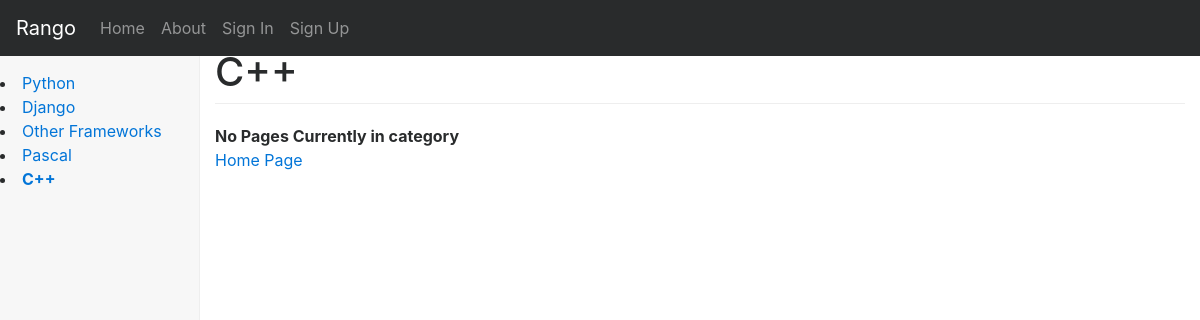
The page /rango/category/c/ on the database as committed earlier.
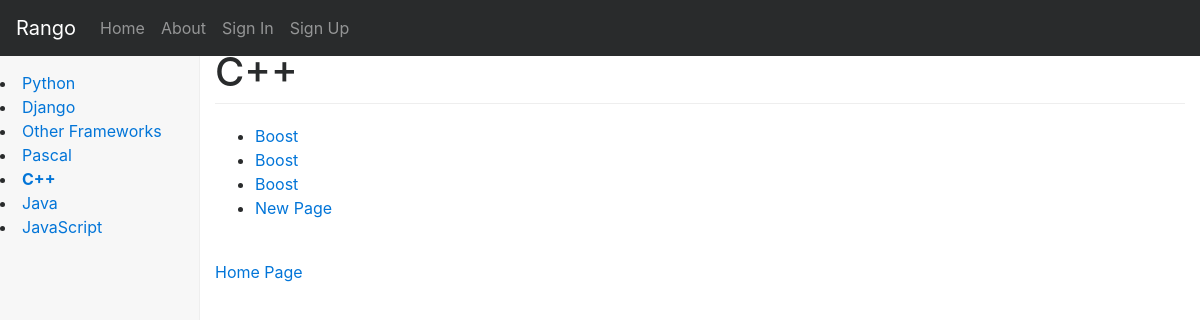
The same page on the database as committed later.
### rango/models.py (models this page shows, shortened)
class Category(models.Model):
    name = models.CharField(max_length=128, unique=True)
    views = models.IntegerField(default=0)
    likes = models.IntegerField(default=0)
    slug = models.SlugField(blank=True, unique=True)
    class Meta:
        verbose_name_plural = 'Categories'

class Page(models.Model):
    category = models.ForeignKey(Category)
    title = models.CharField(max_length=128)
    url = models.URLField()
    views = models.IntegerField(default=0)

### rango/views.py (the view)
# urls.py: url(r'^category/(?P<category_name_slug>[\w\-]+)/$', views.show_category, name='show_category'),
def show_category(request, category_name_slug):
    context_dict = {}
    try:
        category = Category.objects.get(slug=category_name_slug)
        pages = Page.objects.filter(category=category)
        context_dict['pages'] = pages
        context_dict['category'] = category
    except Category.DoesNotExist:
        context_dict['pages'] = None
        context_dict['category'] = None
    return render(request, 'rango/category.html', context_dict)

### rango/templatetags/rango_template_tags.py (called while the page is built)
@register.inclusion_tag('rango/cats.html')
def get_category_list(cat=None):
    return {'cats': Category.objects.all(),
            'act_cat':cat}

### templates/rango/category.html (shortened to what this page needs)
{% extends 'rango/base_bootstrap.html' %}
{% load staticfiles %}
{% block body_block %}
        {% if category %}
            <h1>{{ category.name }}</h1>
            {% if pages %}
                <ul>
                    {% for page in pages %}
                        <li><a href="{{ page.url }}">{{ page.title }}</a> </li>
                    {% endfor %}
                </ul>
            {% else %}
                <strong>No Pages Currently in category</strong>
            {% endif %}
            <br/>
            {% if user.is_authenticated %}
                <a href="{% url 'rango:add_page' category.slug %}">Add Page</a>
            {% else %}
                <a href="{% url 'rango:index' %}">Home Page</a>
            {% endif %}
        {% else %}
            The specified category does not exist!
        {% endif %}
{% endblock %}

### templates/rango/base_bootstrap.html (shortened to what this page needs)
<!DOCTYPE html>
{% load staticfiles %}
{% load rango_template_tags %}
<html lang="en">
<head>
    <link rel="stylesheet" type="text/css" href="/static/style/bootstrap.min.css">
    <link rel="stylesheet" type="text/css" href="/static/style/dashboard.css">
</head>
<body>
    <nav class="navbar navbar-toggleable-md navbar-inverse fixed-top bg-inverse">
        <a class="navbar-brand" href="{% url 'rango:index' %}">Rango</a>
        <div class="collapse navbar-collapse" id="navbarsExampleDefault">
            <ul class="navbar-nav mr-auto">
                <li class="nav-item">
                    <a class="nav-link" href="{% url 'rango:index' %}">Home</a></li>
                <li class="nav-item">
                    <a class="nav-link" href="{% url 'rango:about' %}">About</a></li>
                {% if user.is_authenticated %}
                    <li class="nav-item">
                        <a class="nav-link" href="{% url 'rango:add_category' %}">Add New Category</a>
                    </li>
                    <li class="nav-item">
                        <a class="nav-link" href="{% url 'auth_logout' %}">Logout</a>
                    </li>
                    <li class="nav-item">
                        <a class="nav-link" href="{% url 'auth_password_change' %}">Change Password</a>
                    </li>
                {% else %}
                    <li class="nav-item">
                        <a class="nav-link" href="{% url 'auth_login' %}">Sign In</a>
                    </li>
                    <li class="nav-item">
                        <a class="nav-link" href="{% url 'registration_register' %}">Sign Up</a>
                    </li>
                {% endif %}
            </ul>
        </div>
    </nav>
    <div class="container-fluid">
        <div class="row">
            <div class="col-sm-3 col-md-2 hidden-xs-down bg-faded sidebar">
                {% block sidebar_block %}
                    {% get_category_list category %}
                {% endblock %}
            </div>
            <div class="col-sm-9 col-sm-offset-sm-3 col-md-10 offset-md-2 main">
                {% block body_block %}
                {% endblock %}
            </div>
        </div>
    </div>
    </body>
</html>

### templates/rango/cats.html
{% for c in cats %}
    {% if c == act_cat %}
        <li>
        <strong>
            <a href="{% url 'rango:show_category' c.slug %}">{{ c.name }}</a>
        </strong>
        </li>
    {% else %}
        <li>
            <a href="{% url 'rango:show_category' c.slug %}">{{ c.name }}</a>
        </li>
    {% endif %}
{% endfor %}

### static/style/dashboard.css (style rules this page uses)
body { padding-top: 50px; }
h1 { margin-bottom: 20px; padding-bottom: 9px; border-bottom: 1px solid #eee; }
.sidebar { position: fixed; top: 51px; bottom: 0; left: 0; z-index: 1000; padding: 20px; overflow-x: hidden; overflow-y: auto; border-right: 1px solid #eee; }
.sidebar { padding-left: 0; padding-right: 0; }

Rows that differ between the two databases and show on the page:
added Category: name "Java"
added Category: name "JavaScript"
added Page: title "Boost"
added Page: title "Boost"
added Page: title "Boost"
added Page: title "New Page"
Other text that changed with them:
text no longer shown: "No Pages Currently in category"
